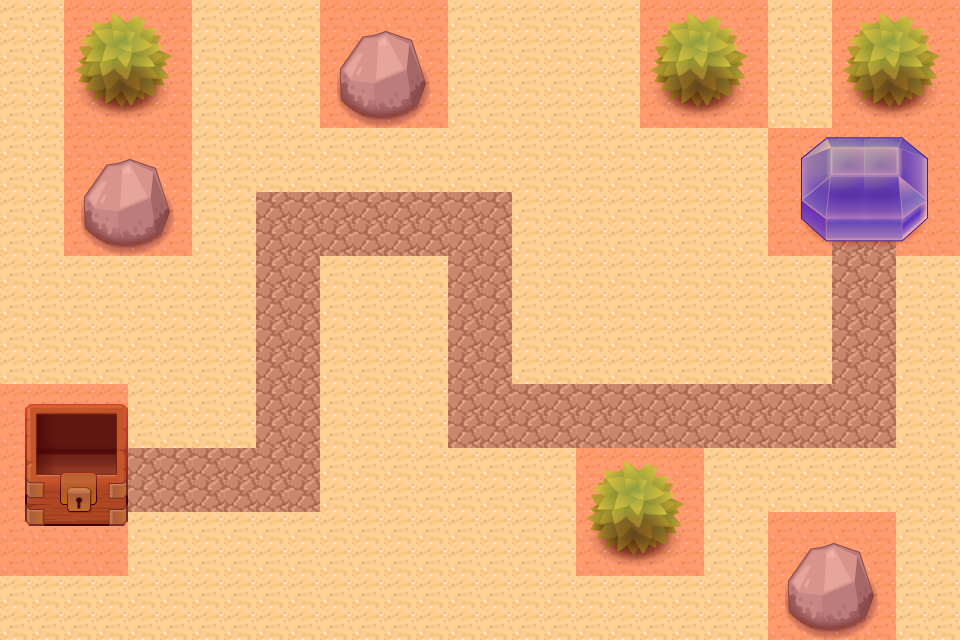

This is a level from a 2D game, rendered from its Tiled map with the project's own tilesets. A one-line summary and the map file follow, with tile-layer data summarised:
An orthogonal 30x20 tile map with 32x32 px tiles, 4 tile layers (background, firstLayer, secondLayer, collidable), 3 tilesets and 2 objects (monster, princess).

<map version="1.0" orientation="orthogonal" renderorder="right-down" width="30" height="20" tilewidth="32" tileheight="32">
 <tileset firstgid="1" name="background" tilewidth="32" tileheight="32">
  <image source="desert.png" width="960" height="640" />
 </tileset>
 <tileset firstgid="601" name="level_1" tilewidth="32" tileheight="32">
  <image source="levelResource.png" width="1280" height="640" />
  <tile id="0">
   <properties>
    <property name="collidable" value="false" />
   </properties>
  </tile>
  <tile id="1">
   <properties>
    <property name="collidable" value="false" />
   </properties>
  </tile>
  <tile id="40">
   <properties>
    <property name="collidable" value="false" />
   </properties>
  </tile>
  <tile id="41">
   <properties>
    <property name="collidable" value="false" />
   </properties>
  </tile>
 </tileset>
 <tileset firstgid="1401" name="collidablesTileSet" tilewidth="32" tileheight="32">
  <image source="collidablesTileSet.png" width="192" height="64" />
  <tile id="0">
   <properties>
    <property name="collidable" value="true" />
   </properties>
  </tile>
  <tile id="1">
   <properties>
    <property name="collidable" value="true" />
   </properties>
  </tile>
  <tile id="2">
   <properties>
    <property name="collidable" value="false" />
   </properties>
  </tile>
  <tile id="6">
   <properties>
    <property name="collidable" value="true" />
   </properties>
  </tile>
  <tile id="7">
   <properties>
    <property name="collidable" value="true" />
   </properties>
  </tile>
 </tileset>
 <layer name="background" width="30" height="20">
  <data>[600 cells, 600 non-empty, 491 distinct tile ids]</data>
 </layer>
 <layer name="firstLayer" width="30" height="20">
  <data>[600 cells, 322 non-empty, 61 distinct tile ids]</data>
 </layer>
 <objectgroup name="monsterObject">
  <object name="monster" x="76" y="498" />
 </objectgroup>
 <layer name="secondLayer" width="30" height="20">
  <data>[600 cells, 18 non-empty, 13 distinct tile ids]</data>
 </layer>
 <objectgroup name="princessObject">
  <object name="princess" x="880" y="203" />
 </objectgroup>
 <layer name="collidable" width="30" height="20">
  <data>[600 cells, 369 non-empty, 8 distinct tile ids]</data>
 </layer>
</map>
